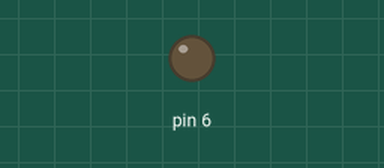
Recording of a sketch running on a simulated Arduino Uno, built with avr-gcc and run on an emulated ATmega328P. Shown: output pins drawn as LEDs (lit = HIGH).

Above: at 0.05 s.
At 7.55 s:
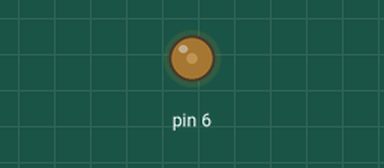
At 10.0 s:
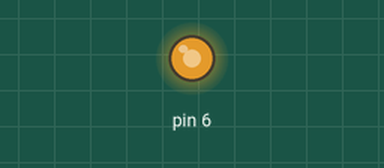
Timing chart, 0 to 13.0 s (numbered marks = the images above):
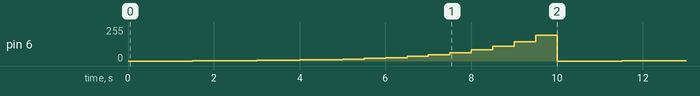

Measured:
- by itself, pin 6: repeats every 10.0 s: 2/255 0.50 s, 3/255 0.50 s, 4/255 0.50 s, 5/255 0.50 s, 8/255 0.50 s, 11/255 0.50 s, 15/255 0.50 s, 20/255 0.50 s, 26/255 0.50 s, 35/255 0.50 s, 47/255 0.50 s, 63/255 0.50 s, 83/255 0.50 s, 110/255 0.50 s, 146/255 0.50 s, 193/255 0.50 s, 0/255 1.5 s, 1/255 0.50 s

The sketch:

PWM2.ino
```cpp
void setup() {

pinMode(6,OUTPUT);

}
double starke=0;
void loop() {
  for(double i=0;i<20;i++)
  {
   starke=exp(((100/20.0)*i)/(100/log(256)))-1;
   analogWrite(6,starke);
   delay(500);
  }


}
```
